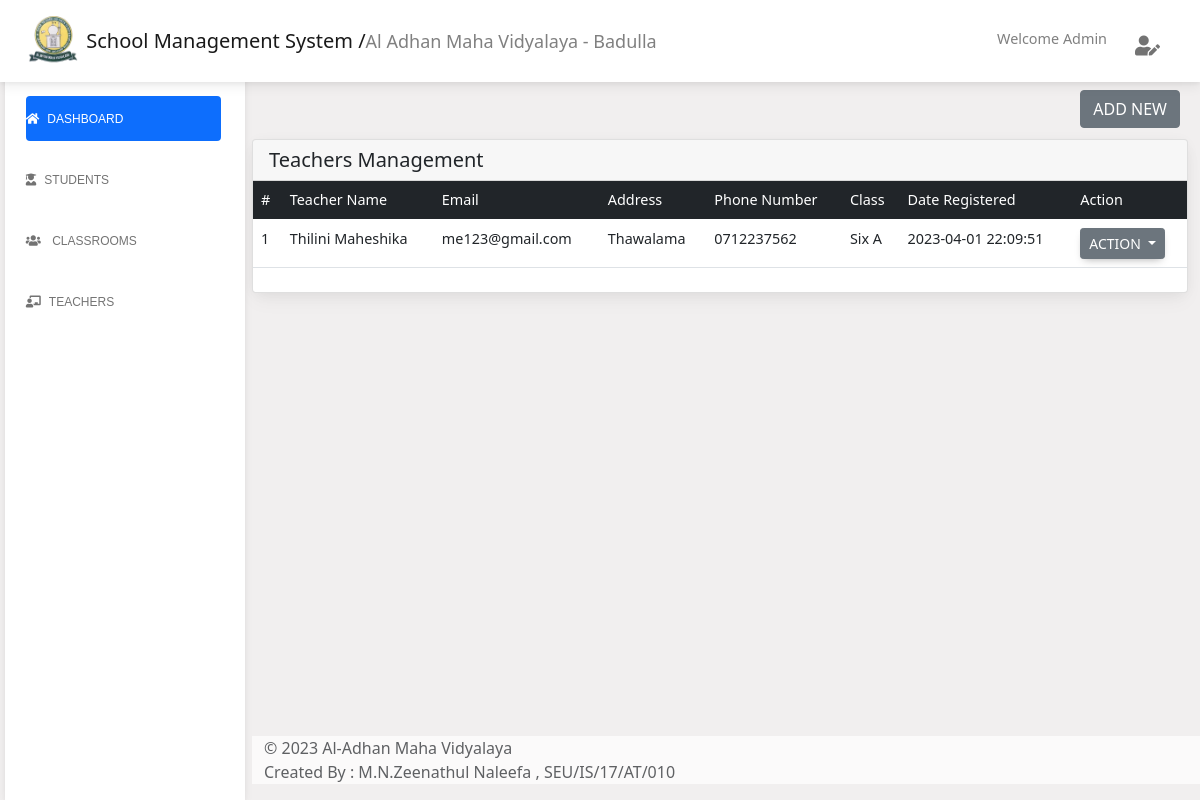
Page /admin/teacher.php (signed in) on the earlier database version.
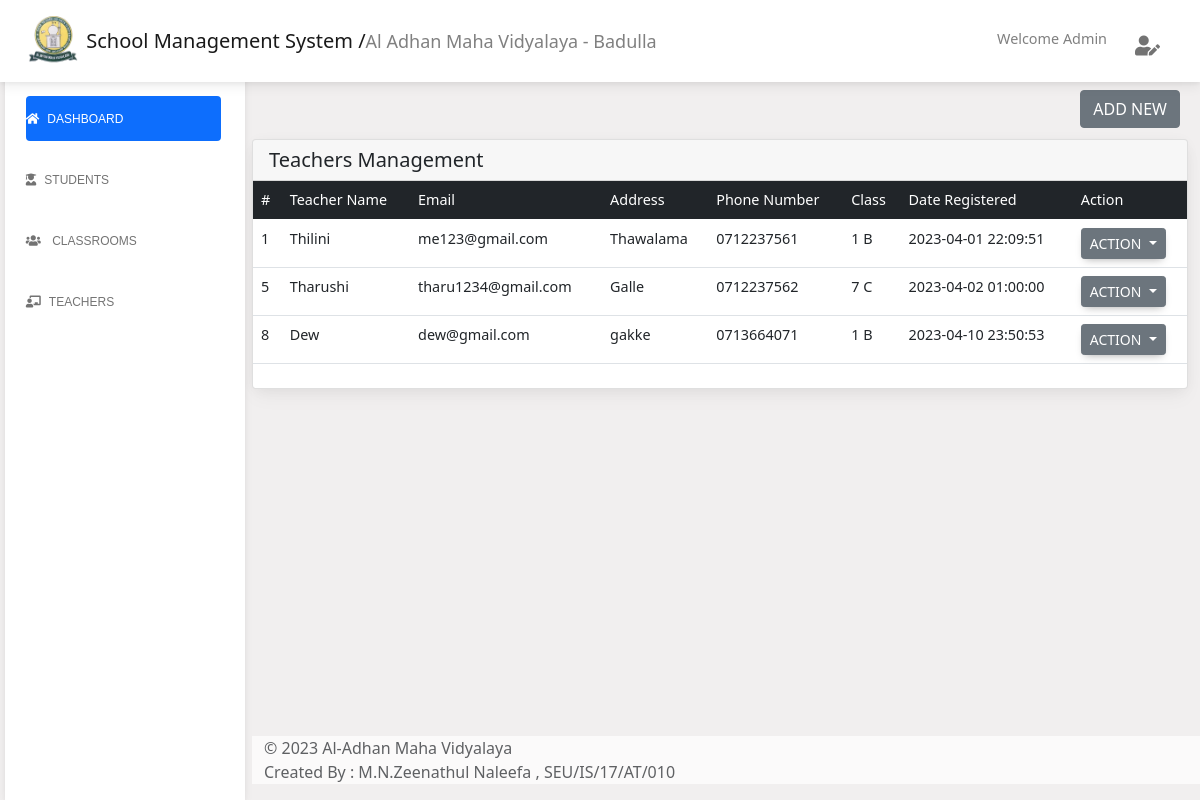
Same page on the later database version.
### tables this page shows
CREATE TABLE `teacher` (
  `t_id` int(255) NOT NULL,
  `t_name` varchar(255) NOT NULL,
  `t_email` varchar(255) NOT NULL,
  `t_address` varchar(255) NOT NULL,
  `t_phone` varchar(10) NOT NULL,
  `sec_id` int(255) NOT NULL,
  `t_pass` varchar(255) NOT NULL,
  `date_updated` datetime NOT NULL,
  `is_deleted` int(2) NOT NULL
);

CREATE TABLE `section` (
  `sec_id` int(255) NOT NULL,
  `cls_id` varchar(255) NOT NULL,
  `sec_name` varchar(255) NOT NULL,
  `is_assigned` int(2) NOT NULL,
  `is_deleted` int(2) NOT NULL
);

CREATE TABLE `class` (
  `cls_id` int(255) NOT NULL,
  `cls_name` varchar(255) NOT NULL,
  `is_deleted` int(2) NOT NULL
);

### server/include/fetch.php (called while the page is built, shortened)
<?php
    function fetchTeacher(){
        include 'connection.php';
        $viewt = "SELECT * FROM teacher WHERE is_deleted = '0'";
        return mysqli_query($con, $viewt);
    }
?>

### server/include/common.php (called while the page is built, shortened)
<?php
function fetchClassBySectionId($cls_id)
{
    include 'connection.php';
    $viewsec = "SELECT * FROM class WHERE cls_id = '$cls_id'";
    return mysqli_query($con, $viewsec);
}
function getSecById($sec_id)
{
    include 'connection.php';
    $q1 = "SELECT * FROM section WHERE sec_id='$sec_id' AND is_deleted='0'";
    return mysqli_query($con, $q1);
}
?>

### admin/teacher.php (the view, shortened to what the changed rows need)
<?php include 'pages/header.php'; ?>
<main class="main-content position-relative max-height-vh-100 h-100 mt-1 border-radius-lg ">
    <div class="container-fluid py-4">
        <div class="col-12">
            <div class="card mb-4">
                <div class="card-body px-0 pt-0 pb-2">
                    <div class="table-responsive p-0">
                        <table class="table">
                            <thead class="table-dark" style="width: 100%;">
                                <tr>
                                    <th>#</th>
                                    <th>Teacher Name</th>
                                    <th>Email</th>
                                    <th>Address</th>
                                    <th>Phone Number</th>
                                    <th>Class</th>
                                    <th>Date Registered</th>
                                    <th colspan="2">Action</th>
                                </tr>
                            </thead>
                            <tbody>
                                <?php
                                $getTeacher = fetchTeacher();
                                while ($row = mysqli_fetch_assoc($getTeacher)) {
                                    $id = $row['t_id'];
                                    $name = $row['t_name'];
                                    $email = $row['t_email'];
                                    $address = $row['t_address'];
                                    $phone = $row['t_phone'];
                                    $sec_id = $row['sec_id'];
                                    $regdate = $row['date_updated'];
                                    ?>
                                    <tr>
                                        <td>
                                            <?php echo $id; ?>
                                        </td>
                                        <td>
                                            <?php echo $name; ?>
                                        </td>
                                        <td>
                                            <?php echo $email; ?>
                                        </td>
                                        <td>
                                            <?php echo $address; ?>
                                        </td>
                                        <td>
                                            <?php echo $phone; ?>
                                        </td>
                                        <?php
                                        $sec = getSecById($sec_id);
                                        while ($row2 = mysqli_fetch_assoc($sec)) {
                                            $class_list = fetchClassBySectionId($row2['cls_id']);
                                            $class_row = mysqli_fetch_assoc($class_list);
                                            $sec_name = $class_row['cls_name'] . " " . $row2['sec_name'];
                                            ?>
                                            <td>
                                                <?php echo $sec_name; ?>
                                            </td>
                                        <?php } ?>
                                        <td>
                                            <?php echo $regdate; ?>
                                        </td>
                                        <td>
                                            <div class="btn-group" role="group">
                                                <button id="btnGroupDrop1" type="button"
                                                    class="btn btn-secondary btn-sm dropdown-toggle"
                                                    data-bs-toggle="dropdown" aria-expanded="false">
                                                    Action
                                                </button>
                                            </div>
                                        </td>
                                    </tr>
                                <?php } ?>
                            </tbody>
                        </table>
                    </div>
                </div>
            </div>
        </div>
        <?php include 'pages/footer.php'; ?>
    </div>
</main>

Differences in the rows shown:
changed teacher "me123@gmail.com": loses section (sec_name "Six A"); t_name "Thilini Maheshika" → "Thilini"; t_phone "0712237562" → "0712237561"
now on this page (row edited): section: sec_name "1 B"
now on this page (row edited): teacher: t_id "5", t_name "Tharushi", t_email "tharu1234@gmail.com", t_address "Galle", t_phone "0712237562", date_updated "2023-04-02 01:00:00"
added section: sec_name "7 C", shown under "5"
added teacher: t_id "8", t_name "Dew", t_email "dew@gmail.com", t_address "gakke", t_phone "0713664071", date_updated "2023-04-10 23:50:53"
